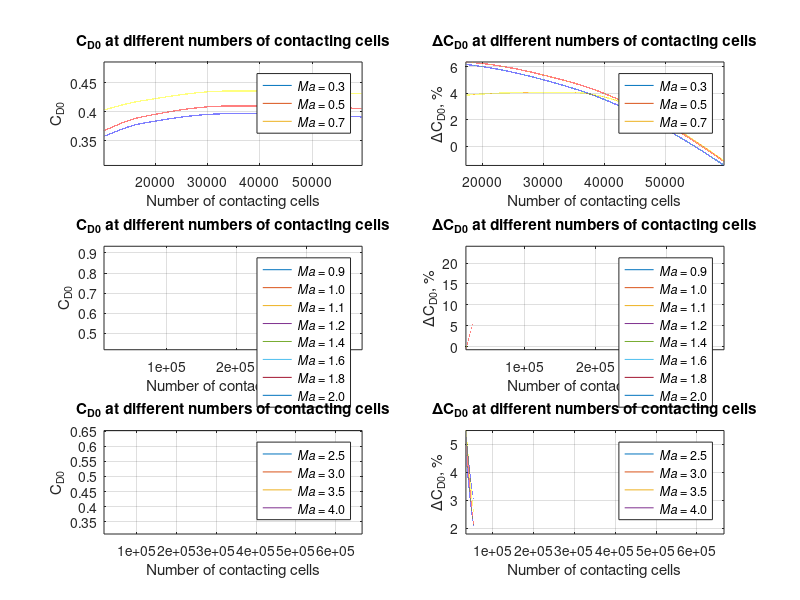

Recreate this plot in MATLAB.
clc; clear;

Cells1 = [10234,17297,34050,59515];
Cells2 = [10234,17297,34050,59515,111752,211409,380141];
Cells3 = [17297,34050,59515,112634,204302,368034,666559];

cells1 = Cells1(1):Cells1(4);
cells2 = Cells2(1):Cells2(7);
cells3 = Cells3(1):Cells3(7);

Cd03 = [0.35766,0.379667,0.396643,0.390983];
Cd05 = [0.36755,0.390846,0.409916,0.40527];
Cd07 = [0.40312,0.418652,0.435671,0.430913];
Cd09 = [0.468717,0.486846,0.505751,0.512049,0.522508,0.537649,0.54496];
Cd10 = [0.610001,0.605418,0.653668,0.72112,0.726294,0.757583,0.768891];
Cd11 = [0.609256,0.607326,0.639818,0.644319,0.657889,0.711803,0.882938];
Cd12 = [0.679079,0.731573,0.791016,0.819357,0.843959,0.880104,0.910153];
Cd14 = [0.663717,0.707697,0.758621,0.790361,0.813652,0.846188,0.876173];
Cd16 = [0.627188,0.664843,0.712387,0.737972,0.760901,0.793723,0.812518];
Cd18 = [0.588992,0.622332,0.662968,0.687508,0.711868,0.750773,0.774398];
Cd20 = [0.555622,0.583185,0.623372,0.647391,0.675636,0.708492,0.769444];
Cd25 = [0.504934,0.528317,0.537813,0.554241,0.57444,0.591139,0.602187];
Cd30 = [0.440421,0.463046,0.471516,0.486136,0.506696,0.521781,0.534602];
Cd35 = [0.393291,0.414902,0.42436,0.4369,0.456561,0.472608,0.484685];
Cd40 = [0.359422,0.378459,0.388954,0.400336,0.418432,0.434654,0.447292];

dCd03 = zeros(1,3); dCd05 = dCd03; dCd07 = dCd05; dCd09 = dCd07; dCd10 = dCd09; dCd11 = dCd10; dCd12 = dCd11; dCd14 = dCd12;
dCd16 = dCd14; dCd18 = dCd16; dCd20 = dCd18; dCd25 = dCd20; dCd30 = dCd25; dCd35 = dCd30; dCd40 = dCd35;

for i=2:4
    dCd03(i-1) = (Cd03(i) - Cd03(i-1)) * 100 / Cd03(i-1);
    dCd05(i-1) = (Cd05(i) - Cd05(i-1)) * 100 / Cd05(i-1);
    dCd07(i-1) = (Cd07(i) - Cd07(i-1)) * 100 / Cd07(i-1);
end
for i=2:7    
    dCd09(i-1) = (Cd09(i) - Cd09(i-1)) * 100 / Cd09(i-1);
    dCd10(i-1) = (Cd10(i) - Cd10(i-1)) * 100 / Cd10(i-1);
    dCd11(i-1) = (Cd11(i) - Cd11(i-1)) * 100 / Cd11(i-1);
    dCd12(i-1) = (Cd12(i) - Cd12(i-1)) * 100 / Cd12(i-1);
    dCd14(i-1) = (Cd14(i) - Cd14(i-1)) * 100 / Cd14(i-1);
    dCd16(i-1) = (Cd16(i) - Cd16(i-1)) * 100 / Cd16(i-1);
    dCd18(i-1) = (Cd18(i) - Cd18(i-1)) * 100 / Cd18(i-1);
    dCd20(i-1) = (Cd20(i) - Cd20(i-1)) * 100 / Cd20(i-1);
    dCd25(i-1) = (Cd25(i) - Cd25(i-1)) * 100 / Cd25(i-1);
    dCd30(i-1) = (Cd30(i) - Cd30(i-1)) * 100 / Cd30(i-1);
    dCd35(i-1) = (Cd35(i) - Cd35(i-1)) * 100 / Cd35(i-1);
    dCd40(i-1) = (Cd40(i) - Cd40(i-1)) * 100 / Cd40(i-1);
end

dCells1 = Cells1(2:4);
dCells2 = Cells2(2:7);
dCells3 = Cells3(2:7);

dcells1 = dCells1(1):dCells1(3);
dcells2 = dCells2(1):dCells2(6);
dcells3 = dCells3(1):dCells3(6);

cd03 = pchip(Cells1,Cd03,cells1);
cd05 = pchip(Cells1,Cd05,cells1);
cd07 = pchip(Cells1,Cd07,cells1);
cd09 = pchip(Cells2,Cd09,cells2);
cd10 = pchip(Cells2,Cd10,cells2);
cd11 = pchip(Cells2,Cd11,cells2);
cd12 = pchip(Cells2,Cd12,cells2);
cd14 = pchip(Cells2,Cd14,cells2);
cd16 = pchip(Cells2,Cd16,cells2);
cd18 = pchip(Cells2,Cd18,cells2);
cd20 = pchip(Cells2,Cd20,cells2);
cd25 = pchip(Cells3,Cd25,cells3);
cd30 = pchip(Cells3,Cd30,cells3);
cd35 = pchip(Cells3,Cd35,cells3);
cd40 = pchip(Cells3,Cd40,cells3);

dcd03 = pchip(dCells1,dCd03,dcells1);
dcd05 = pchip(dCells1,dCd05,dcells1);
dcd07 = pchip(dCells1,dCd07,dcells1);
dcd09 = pchip(dCells2,dCd09,dcells2);
dcd10 = pchip(dCells2,dCd10,dcells2);
dcd11 = pchip(dCells2,dCd11,dcells2);
dcd12 = pchip(dCells2,dCd12,dcells2);
dcd14 = pchip(dCells2,dCd14,dcells2);
dcd16 = pchip(dCells2,dCd16,dcells2);
dcd18 = pchip(dCells2,dCd18,dcells2);
dcd20 = pchip(dCells2,dCd20,dcells2);
dcd25 = pchip(dCells3,dCd25,dcells3);
dcd30 = pchip(dCells3,dCd30,dcells3);
dcd35 = pchip(dCells3,dCd35,dcells3);
dcd40 = pchip(dCells3,dCd40,dcells3);


subplot(3,2,1);
plot(cells1,cd03,cells1,cd05,cells1,cd07); grid on;
xlabel('Number of contacting cells');
ylabel('C_D_0');
title('C_D_0 at different numbers of contacting cells');
legend('{\itMa} = 0.3','{\itMa} = 0.5','{\itMa} = 0.7');
axis([min(cells1) max(cells1) min(cd03) - 0.05 max(cd07) + 0.05]);

subplot(3,2,3);
plot(cells2,cd09,cells2,cd10,cells2,cd11,cells2,cd12,cells2,cd14,...
    cells2,cd16,cells2,cd18,cells2,cd20); grid on;
xlabel('Number of contacting cells');
ylabel('C_D_0');
title('C_D_0 at different numbers of contacting cells');
legend('{\itMa} = 0.9','{\itMa} = 1.0','{\itMa} = 1.1','{\itMa} = 1.2','{\itMa} = 1.4',...
    '{\itMa} = 1.6','{\itMa} = 1.8','{\itMa} = 2.0'); 
axis([min(cells2) max(cells2) min(cd09) - 0.05 max(cd11) + 0.05]);

subplot(3,2,5);
plot(cells3,cd25,cells3,cd30,cells3,cd35,cells3,cd40); grid on;
xlabel('Number of contacting cells');
ylabel('C_D_0');
title('C_D_0 at different numbers of contacting cells');
legend('{\itMa} = 2.5','{\itMa} = 3.0','{\itMa} = 3.5','{\itMa} = 4.0');
axis([min(cells3) max(cells3) min(cd40) - 0.05 max(cd25) + 0.05]);

subplot(3,2,2)
plot(dcells1,dcd03,dcells1,dcd05,dcells1,dcd07); grid on;
xlabel('Number of contacting cells');
ylabel('\DeltaC_D_0, %');
title('\DeltaC_D_0 at different numbers of contacting cells');
legend('{\itMa} = 0.3','{\itMa} = 0.5','{\itMa} = 0.7');
axis([min(dcells1) max(dcells1) min([dcd03,dcd05,dcd07]) - 0.005 max([dcd03,dcd05,dcd07]) + 0.005]);

subplot(3,2,4)
plot(dcells2,dcd09,dcells2,dcd10,dcells2,dcd11,dcells2,dcd12,dcells2,dcd14,...
    dcells2,dcd16,dcells2,dcd18,dcells2,dcd20); grid on;
xlabel('Number of contacting cells');
ylabel('\DeltaC_D_0, %');
title('\DeltaC_D_0 at different numbers of contacting cells');
legend('{\itMa} = 0.9','{\itMa} = 1.0','{\itMa} = 1.1','{\itMa} = 1.2','{\itMa} = 1.4',...
    '{\itMa} = 1.6','{\itMa} = 1.8','{\itMa} = 2.0');
axis([min(dcells2) max(dcells2) min([dcd09,dcd10,dcd11,dcd12,dcd14,dcd16,dcd18,dcd20]) - 0.005 max([dcd09,dcd10,dcd11,dcd12,dcd14,dcd16,dcd18,dcd20]) + 0.005]);

subplot(3,2,6)
plot(dcells3,dcd25,dcells3,dcd30,dcells3,dcd35,dcells3,dcd40); grid on;
xlabel('Number of contacting cells');
ylabel('\DeltaC_D_0, %');
title('\DeltaC_D_0 at different numbers of contacting cells');
legend('{\itMa} = 2.5','{\itMa} = 3.0','{\itMa} = 3.5','{\itMa} = 4.0');
axis([min(dcells3) max(dcells3) min([dcd25,dcd30,dcd35,dcd40]) - 0.005 max([dcd25,dcd30,dcd35,dcd40]) + 0.005]);
